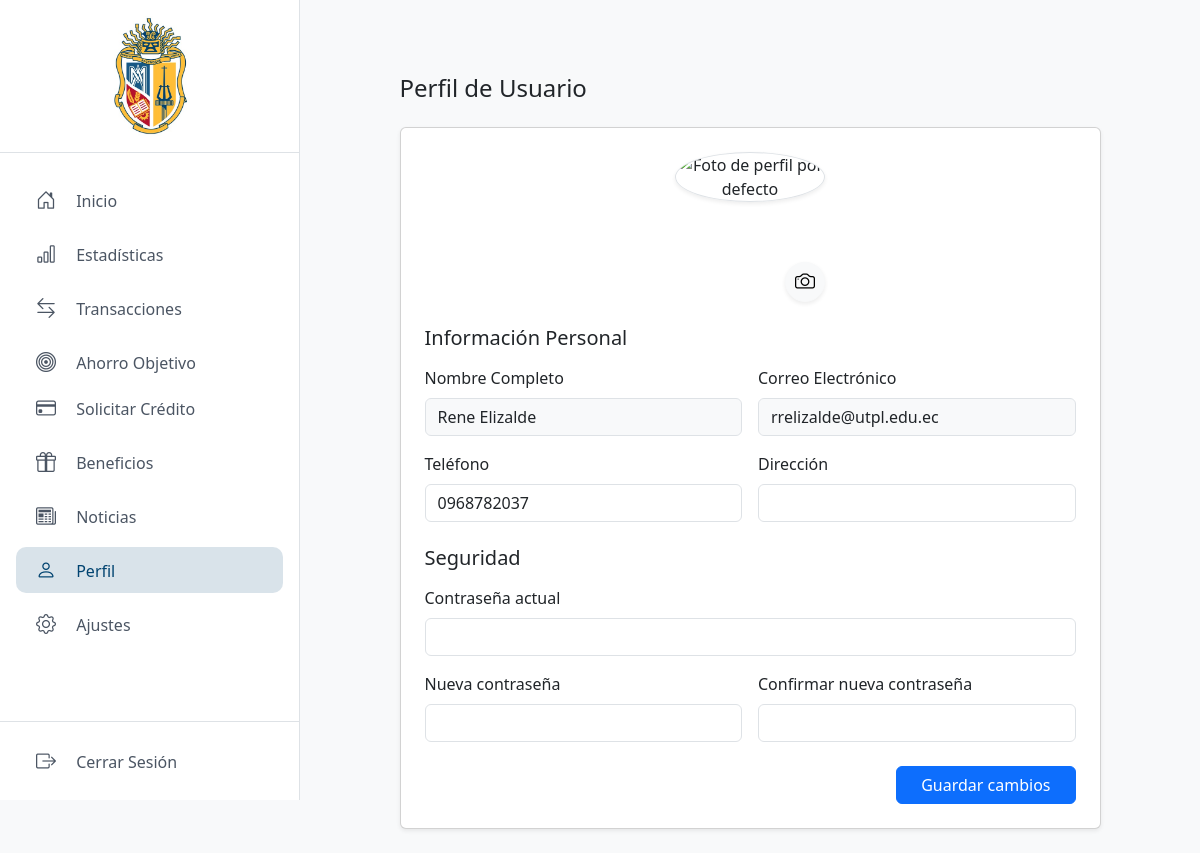
Page /account_settings/ (signed in) on the committed database.
### users/models.py (models this page shows, shortened)
class CustomUser(AbstractUser):
    username = models.CharField(
        max_length=150,
        unique=True,
        verbose_name="Nombre de usuario",
        null=True,
        blank=True,  # Permite que sea opcional para los usuarios normales
    )
    email = models.EmailField(unique=True)
    phone = models.CharField(max_length=15, blank=True, null=True)
    document_type = models.CharField(
        max_length=20,
        choices=[("CEDULA", "CEDULA"), ("RUC", "RUC"), ("PASSPORT", "Pasaporte")],
    )
    document_number = models.CharField(max_length=20)
    reference_number = models.CharField(max_length=100, unique=True, default=uuid.uuid4)
    address = models.CharField(max_length=255, blank=True)
    profile_picture = models.ImageField(
        upload_to="profile_pictures/", blank=True, null=True
    )
    account_balance = models.DecimalField(max_digits=10, decimal_places=2, default=0)
    is_verified = models.BooleanField(default=False)
    preferred_currency = models.CharField(max_length=3, default="USD")
    preferred_language = models.CharField(max_length=2, default="es")
    created_at = models.DateTimeField(auto_now_add=True)
    updated_at = models.DateTimeField(auto_now=True)
    USERNAME_FIELD = "email"  # El email sigue siendo el identificador único
    REQUIRED_FIELDS = [
        "username"
    ]  # Hacer que username sea requerido para superusuarios
    objects = CustomUserManager()  # Asignar el manager personalizado
    class Meta:
        db_table = "custom_users"

### account_settings/views.py (the view)
# urls.py: path('', views.profile_view, name='profile'),
@login_required
def profile_view(request):
    user = request.user
    if request.method == 'POST':
        user.phone = request.POST.get('telefono')
        user.address = request.POST.get('direccion')
        if 'profile_picture' in request.FILES:
            user.profile_picture = request.FILES['profile_picture']
        user.save()
    return render(request, 'account_settings/profile.html', {
        'client': user
    })

### account_settings/templates/account_settings/profile.html (shortened to what this page needs)
{% extends 'base.html' %}
{% load static %}
{% block content %}
<div class="container py-4">
    <div class="row justify-content-center">
        <div class="col-12 col-lg-10">
            <h4 class="text-dark mb-4">Perfil de Usuario</h4>
            <div class="card shadow-sm">
                <div class="card-body p-4">
                    <div class="text-center mb-4">
                        <form id="profilePictureForm" enctype="multipart/form-data">
                            <div class="position-relative d-inline-block">
                                <div class="profile-picture-container" style="width: 150px; height: 150px;">
                                    {% if client.profile_picture %}
                                        <img src="{{ client.profile_picture.url }}"
                                             id="profileImage"
                                             alt="Foto de perfil"
                                             class="rounded-circle border shadow-sm"
                                             style="width: 150px; height: 150px; object-fit: cover;">
                                    {% else %}
                                        <img src="{% static 'account_settings/img/default-profile.png' %}"
                                             id="profileImage"
                                             alt="Foto de perfil por defecto"
                                             class="rounded-circle border shadow-sm"
                                             style="width: 150px; height: 150px; object-fit: cover;">
                                    {% endif %}
                                    <label for="profilePictureInput" class="btn btn-light btn-sm position-absolute bottom-0 end-0 rounded-circle shadow-sm" style="width: 40px; height: 40px;">
                                        <i class="bi bi-camera fs-5"></i>
                                    </label>
                                </div>
                            </div>
                        </form>
                    </div>
                    <form method="POST" id="personalInfoForm" class="needs-validation" novalidate>
                        <div class="row g-4">
                            <div class="col-12">
                                <h5 class="mb-3">Información Personal</h5>
                                <div class="row g-3">
                                    <div class="col-md-6">
                                        <label for="nombreCompleto" class="form-label">Nombre Completo</label>
                                        <input type="text"
                                               class="form-control bg-light"
                                               id="nombreCompleto"
                                               value="{{ client.first_name }} {{ client.last_name }}"
                                               readonly>
                                    </div>
                                    <div class="col-md-6">
                                        <label for="correoElectronico" class="form-label">Correo Electrónico</label>
                                        <input type="email"
                                               class="form-control bg-light"
                                               id="correoElectronico"
                                               value="{{ client.email }}"
                                               readonly>
                                    </div>
                                    <div class="col-md-6">
                                        <label for="telefono" class="form-label">Teléfono</label>
                                        <input type="tel"
                                               class="form-control"
                                               id="telefono"
                                               name="telefono"
                                               value="{{ client.phone|default:'' }}"
                                               required>
                                    </div>
                                    <div class="col-md-6">
                                        <label for="direccion" class="form-label">Dirección</label>
                                        <input type="text"
                                               class="form-control"
                                               id="direccion"
                                               name="direccion"
                                               value="{{ client.address|default:'' }}"
                                               required>
                                    </div>
                                </div>
                            </div>
                            <div class="col-12">
                                <h5 class="mb-3">Seguridad</h5>
                                <div class="row g-3">
                                    <div class="col-md-12">
                                        <label for="currentPassword" class="form-label">Contraseña actual</label>
                                        <input type="password"
                                               class="form-control"
                                               id="currentPassword"
                                               name="current_password">
                                    </div>
                                    <div class="col-md-6">
                                        <label for="newPassword" class="form-label">Nueva contraseña</label>
                                        <input type="password"
                                               class="form-control"
                                               id="newPassword"
                                               name="new_password">
                                    </div>
                                    <div class="col-md-6">
                                        <label for="confirmPassword" class="form-label">Confirmar nueva contraseña</label>
                                        <input type="password"
                                               class="form-control"
                                               id="confirmPassword"
                                               name="confirm_password">
                                    </div>
                                </div>
                            </div>
                            <div class="col-12 text-end">
                                <button type="submit" class="btn btn-primary px-4">
                                    Guardar cambios
                                </button>
                            </div>
                        </div>
                    </form>
                </div>
            </div>
        </div>
    </div>
</div>
{% endblock %}

### rows in the picture
CustomUser: first_name "Rene Elizalde", email "rrelizalde@utpl.edu.ec", telefono "0968782037"
